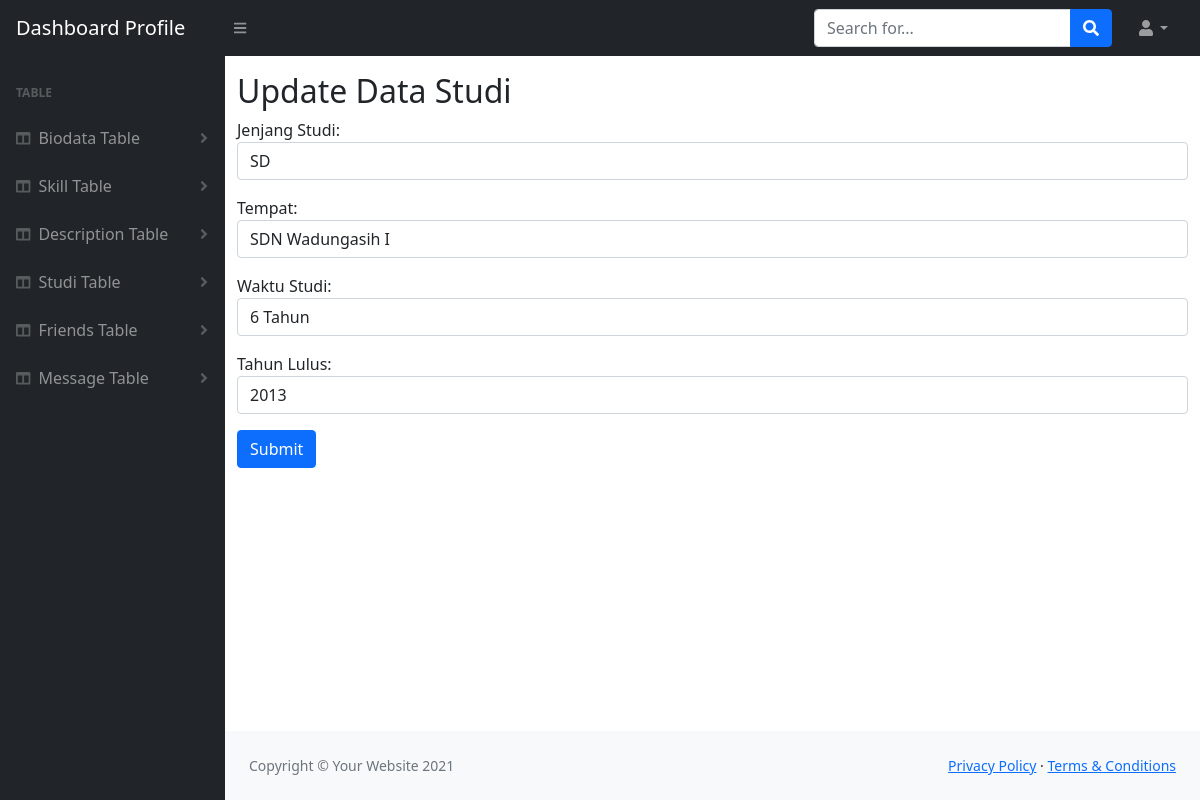
The app's page /dashboard/module/studi/update.php?id=1 with its own data.
### tables this page shows
CREATE TABLE `studi` (
  `id` int(10) NOT NULL,
  `jenjang` varchar(50) NOT NULL,
  `tempat` varchar(255) NOT NULL,
  `waktu` varchar(50) NOT NULL,
  `tahun_lulus` varchar(50) NOT NULL
);

### dashboard/conn.php (called while the page is built, shortened)
<?php
    function connection(){
        $servername = "localhost";
        $username = "dev_web";
        $password = "masukaja12";
        $dbname = "dev_web";
        $conn = new mysqli($servername, $username, $password, $dbname);
        return $conn;
    }
?>

### dashboard/module/studi/update.php (the view, shortened to what this page needs)
<?php
    include ('../../conn.php');
    $result = '';
    $id = $_GET['id'];
    if ($_SERVER['REQUEST_METHOD'] === 'GET') {
        if (isset($_GET['id'])) {
            $query = "SELECT * FROM studi WHERE id = '$id'";
            $result = mysqli_query(connection(),$query);
        }
    }
?>
<!DOCTYPE html>
<html lang="en">
    <head>
        <link href="https://cdn.jsdelivr.net/npm/simple-datatables@latest/dist/style.css" rel="stylesheet" />
        <link href="../../css/styles.css" rel="stylesheet" />
    </head>
    <body class="sb-nav-fixed">
        <nav class="sb-topnav navbar navbar-expand navbar-dark bg-dark">
            <a class="navbar-brand ps-3" href="<?php echo '../../index.php';?>">Dashboard Profile</a>
            <button class="btn btn-link btn-sm order-1 order-lg-0 me-4 me-lg-0" id="sidebarToggle" href="#!"><i class="fas fa-bars"></i></button>
            <form class="d-none d-md-inline-block form-inline ms-auto me-0 me-md-3 my-2 my-md-0">
                <div class="input-group">
                    <input class="form-control" type="text" placeholder="Search for..." aria-label="Search for..." aria-describedby="btnNavbarSearch" />
                    <button class="btn btn-primary" id="btnNavbarSearch" type="button"><i class="fas fa-search"></i></button>
                </div>
            </form>
            <ul class="navbar-nav ms-auto ms-md-0 me-3 me-lg-4">
                <li class="nav-item dropdown">
                    <a class="nav-link dropdown-toggle" id="navbarDropdown" href="#" role="button" data-bs-toggle="dropdown" aria-expanded="false"><i class="fas fa-user fa-fw"></i></a>
                </li>
            </ul>
        </nav>
        <div id="layoutSidenav">
            <div id="layoutSidenav_nav">
                <nav class="sb-sidenav accordion sb-sidenav-dark" id="sidenavAccordion">
                    <div class="sb-sidenav-menu">
                        <div class="nav">
                            <div class="sb-sidenav-menu-heading">Table</div>
                            <a class="nav-link collapsed" href="#" data-bs-toggle="collapse" data-bs-target="#biodata" aria-expanded="false" aria-controls="collapseLayouts">
                                <div class="sb-nav-link-icon"><i class="fas fa-columns"></i></div>
                                Biodata Table
                                <div class="sb-sidenav-collapse-arrow"><i class="fas fa-angle-down"></i></div>
                            </a>
                            <a class="nav-link collapsed" href="#" data-bs-toggle="collapse" data-bs-target="#skill" aria-expanded="false" aria-controls="collapseLayouts">
                                <div class="sb-nav-link-icon"><i class="fas fa-columns"></i></div>
                                Skill Table
                                <div class="sb-sidenav-collapse-arrow"><i class="fas fa-angle-down"></i></div>
                            </a>
                            <a class="nav-link collapsed" href="#" data-bs-toggle="collapse" data-bs-target="#description" aria-expanded="false" aria-controls="collapseLayouts">
                                <div class="sb-nav-link-icon"><i class="fas fa-columns"></i></div>
                                Description Table
                                <div class="sb-sidenav-collapse-arrow"><i class="fas fa-angle-down"></i></div>
                            </a>
                            <a class="nav-link collapsed" href="#" data-bs-toggle="collapse" data-bs-target="#studi" aria-expanded="false" aria-controls="collapseLayouts">
                                <div class="sb-nav-link-icon"><i class="fas fa-columns"></i></div>
                                Studi Table
                                <div class="sb-sidenav-collapse-arrow"><i class="fas fa-angle-down"></i></div>
                            </a>
                            <a class="nav-link collapsed" href="#" data-bs-toggle="collapse" data-bs-target="#teman" aria-expanded="false" aria-controls="collapseLayouts">
                                <div class="sb-nav-link-icon"><i class="fas fa-columns"></i></div>
                                Friends Table
                                <div class="sb-sidenav-collapse-arrow"><i class="fas fa-angle-down"></i></div>
                            </a>
                            <a class="nav-link collapsed" href="#" data-bs-toggle="collapse" data-bs-target="#message" aria-expanded="false" aria-controls="collapseLayouts">
                                <div class="sb-nav-link-icon"><i class="fas fa-columns"></i></div>
                                Message Table
                                <div class="sb-sidenav-collapse-arrow"><i class="fas fa-angle-down"></i></div>
                            </a>
                        </div>
                    </div>
                </nav>
            </div>
            <div id="layoutSidenav_content">
                <main>
                    <div class="container mt-3">
                        <h2>Update Data Studi</h2>
                        <form action="" method="POST">
                            <?php while($data = mysqli_fetch_array($result)): ?>
                                <div class="mb-3">
                                    <label for="jenjang">Jenjang Studi:</label>
                                    <input type="text" class="form-control" id="jenjang" placeholder="Enter Jenjang Studi" name="jenjang" value="<?php echo $data['jenjang']; ?>">
                                </div>
                                <div class="mb-3 mt-3">
                                    <label for="tempat">Tempat:</label>
                                    <input type="text" class="form-control" id="tempat" placeholder="Enter Tempat Studi" name="tempat" value="<?php echo $data['tempat']; ?>">
                                </div>
                                <div class="mb-3">
                                    <label for="waktu">Waktu Studi:</label>
                                    <input type="text" class="form-control" id="waktu" placeholder="Enter Waktu Studi" name="waktu" value="<?php echo $data['waktu']; ?>">
                                </div>
                                <div class="mb-3">
                                    <label for="tahun">Tahun Lulus:</label>
                                    <input type="text" class="form-control" id="tahun" placeholder="Enter Tahun Lulus" name="tahun" value="<?php echo $data['tahun_lulus']; ?>">
                                </div>
                            <?php endwhile; ?>
                            <button type="submit" class="btn btn-primary">Submit</button>
                        </form>
                    </div>
                </main>
                <footer class="py-4 bg-light mt-auto">
                    <div class="container-fluid px-4">
                        <div class="d-flex align-items-center justify-content-between small">
                            <div class="text-muted">Copyright &copy; Your Website 2021</div>
                            <div>
                                <a href="#">Privacy Policy</a>
                                &middot;
                                <a href="#">Terms &amp; Conditions</a>
                            </div>
                        </div>
                    </div>
                </footer>
            </div>
        </div>
    </body>
</html>

### records on screen
studi: jenjang "SD", tempat "SDN Wadungasih I", waktu "6 Tahun", tahun "2013"
